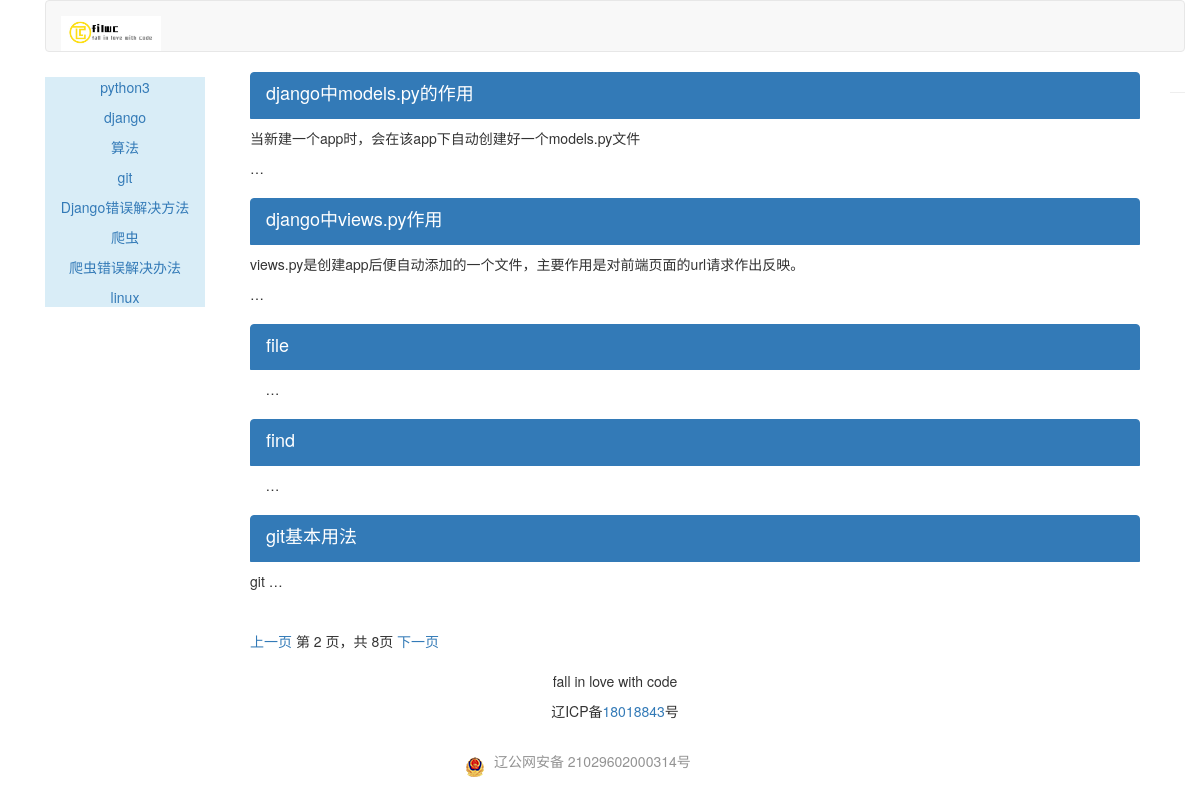
Screenshot of /?page=2 with the database file from the repository.
### article/models.py (models this page shows, shortened)
class ArticleColumn(models.Model):
    column = models.CharField(max_length = 200)
    created = models.DateField(auto_now_add = True)

class ArticlePost(models.Model):
    title = models.CharField(max_length = 200)
    slug = models.SlugField(max_length = 500)
    column = models.ForeignKey(ArticleColumn,related_name = "article_column")
    body = RichTextUploadingField()
    created = models.DateTimeField(default = timezone.now())
    updated = models.DateTimeField(auto_now = True)
    class Meta:
        ordering = ["title"]
        index_together = (('id','slug'),)
    def get_absolute_url(self):
        return reverse("blog:article_detail",args = [self.id,self.slug])

### blog/views.py (the view)
# urls.py: url(r'^$',views.blog,name = "blog"),
def blog(request):
    articles_list = ArticlePost.objects.all()
    columns = ArticleColumn.objects.all()
    paginator = Paginator(articles_list,5)
    page = request.GET.get('page')
    try:
        current_page = paginator.page(page)
        articles = current_page.object_list
    except PageNotAnInteger:
        current_page = paginator.page(1)
        articles = current_page.object_list
    except EmptyPage:
        current_page = paginator.page(paginator.num_pages)
        articles = current_page.object_list
    return render(request,"blog/blog.html",{"articles":articles,"columns":columns,"page":current_page})

### templates/blog/blog.html (shortened to what this page needs)
{% extends "blog/base.html" %}
{% block content %}
<div class="col-md-12">
    {% for article in articles %}
    <div class="list-group">
        <a href="{{ article.get_absolute_url }}" class="list-group-item active">
            <h4 class="list-group-item-heading">{{article.title}}</h4>
		</a>
        	{% autoescape off %}
        	<p class="list-group-item-text">{{article.body|truncatewords:'1'| linebreaks}}</p>
		{% endautoescape %}
    </div>
    {% endfor %}
{% include "paginator.html" %}
</div>
{% endblock %}

### templates/blog/leftslider.html
<div class = "bg-info">
	<div class = "text-center" style = "margin-top:5px">
			{% for column in columns %}
    		<p><a name = "sdsd" href = "{% url 'blog:article_list' column.column %}">{{ column.column }}</a></p>
			{% empty %}
			<p>还没有分类</p>
			{% endfor %}
	</div>
</div>

### rows the page displays
ArticleColumn: column "python3"
ArticleColumn: column "django"
ArticleColumn: column "算法"
ArticleColumn: column "git"
ArticleColumn: column "Django错误解决方法"
ArticleColumn: column "爬虫"
ArticleColumn: column "爬虫错误解决办法"
ArticleColumn: column "linux"
ArticlePost: title "django中models.py的作用", body "当新建一个app时，会在该app下自动创建好一个models.py文件 …"
ArticlePost: title "django中views.py作用", body "views.py是创建app后便自动添加的一个文件，主要作用是对前端页面的url请求作出反映。 …"
ArticlePost: title "file", body "…"
ArticlePost: title "find", body "…"
ArticlePost: title "git基本用法", body "git …"

### other values shown
{{ page.number }} "2"
{{ page.paginator.num_pages }} "8"
